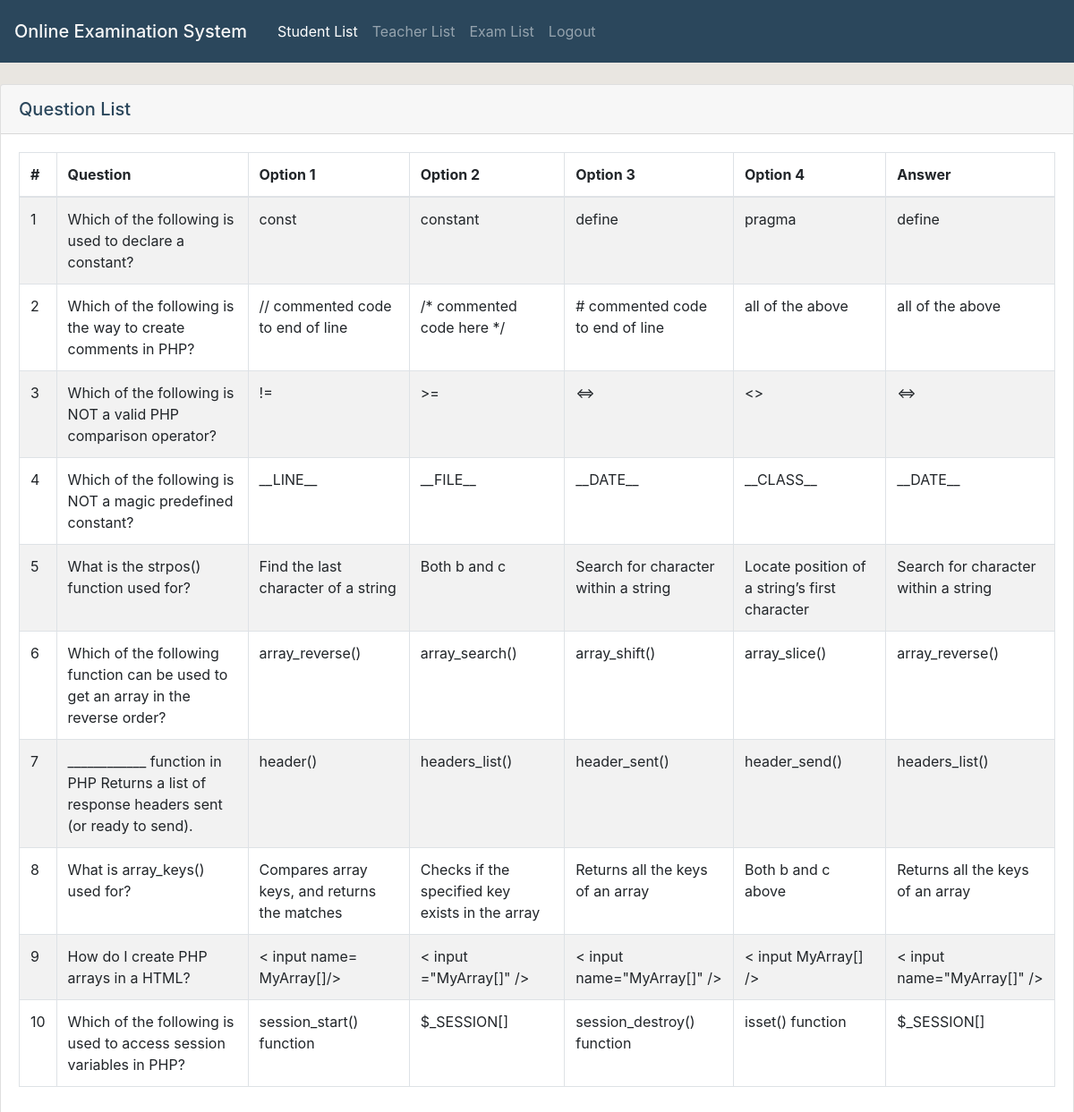
The app's page /questionList.php?id=4 (signed in) with its own data.
### tables this page shows
CREATE TABLE IF NOT EXISTS `question` (
`questionID` int(11) NOT NULL,
  `examID` int(11) NOT NULL,
  `question` varchar(100) NOT NULL,
  `option1` varchar(50) NOT NULL,
  `option2` varchar(50) NOT NULL,
  `option3` varchar(50) NOT NULL,
  `option4` varchar(50) NOT NULL,
  `answer` varchar(50) NOT NULL
);

### questionList.php (the view, shortened to what this page needs)
<?php
    include "header.php";
    include "dbConnection.php";
    include "dataTable.php";
    $id = $_GET["id"];
?>
<br>
<div class="card">
    <div class="card-header" style="font-size: 20px; font-weight: 500;">
        Question List
    </div>
    <div class="card-body">
        <table class="table table-striped table-bordered" style="width: 100%;" id="question_table" cellspacing="0" width="100%">
            <thead>
                <tr>
                <th scope="col">#</th>
                <th scope="col">Question</th>
                <th scope="col">Option 1</th>
                <th scope="col">Option 2</th>
                <th scope="col">Option 3</th>
                <th scope="col">Option 4</th>
                <th scope="col">Answer</th>
                </tr>
            </thead>
            <tbody>
            <?php
                $questionQuery = mysqli_query($conn, "SELECT question, option1, option2,
                                            option3, option4, answer FROM question WHERE examID='$id'");
                $questionRow = mysqli_fetch_row($questionQuery);
                $i = 1;
                do {
                    echo "<tr><td>$i</td>";
                    echo "<td>{$questionRow[0]}</td>";
                    echo "<td>{$questionRow[1]}</td>";
                    echo "<td>{$questionRow[2]}</td>";
                    echo "<td>{$questionRow[3]}</td>";
                    echo "<td>{$questionRow[4]}</td>";
                    echo "<td>{$questionRow[5]}</td>";
                    $questionRow = mysqli_fetch_row($questionQuery);
                    $i++;
                } while ($questionRow);
            ?>
            </tbody>
        </table>
    </div>
</div>

### css/header.css (style rules this page uses)
body { background-color: #E9E6E1 ; color: #2B475C; }

### records on screen
question: question "Which of the following is used to declare a constant?", option1 "const", option2 "constant", option3 "define", option4 "pragma", answer "define"
question: question "Which of the following is the way to create comments in PHP?", option1 "// commented code to end of line", option2 "/* commented code here */", option3 "# commented code to end of line", option4 "all of the above", answer "all of the above"
question: question "Which of the following is NOT a valid PHP comparison operator?", option1 "!=", option2 ">=", option3 "<=>", option4 "<>", answer "<=>"
question: question "Which of the following is NOT a magic predefined constant?", option1 "__LINE__", option2 "__FILE__", option3 "__DATE__", option4 "__CLASS__", answer "__DATE__"
question: question "What is the strpos() function used for?", option1 "Find the last character of a string", option2 "Both b and c", option3 "Search for character within a string", option4 "Locate position of a string’s first character", answer "Search for character within a string"
question: question "Which of the following function can be used to get an array in the reverse order?", option1 "array_reverse()", option2 "array_search()", option3 "array_shift()", option4 "array_slice()", answer "array_reverse()"
question: question "____________ function in PHP Returns a list of response headers sent (or ready to send).", option1 "header()", option2 "headers_list()", option3 "header_sent()", option4 "header_send()", answer "headers_list()"
question: question "What is array_keys() used for?", option1 "Compares array keys, and returns the matches", option2 "Checks if the specified key exists in the array", option3 "Returns all the keys of an array", option4 "Both b and c above", answer "Returns all the keys of an array"
question: question "How do I create PHP arrays in a HTML?", option1 "< input name= MyArray[]/>", option2 "< input =\"MyArray[]\" />", option3 "< input name=\"MyArray[]\" />", option4 "< input MyArray[] />", answer "< input name=\"MyArray[]\" />"
question: question "Which of the following is used to access session variables in PHP?", option1 "session_start() function", option2 "$_SESSION[]", option3 "session_destroy() function", option4 "isset() function", answer "$_SESSION[]"
